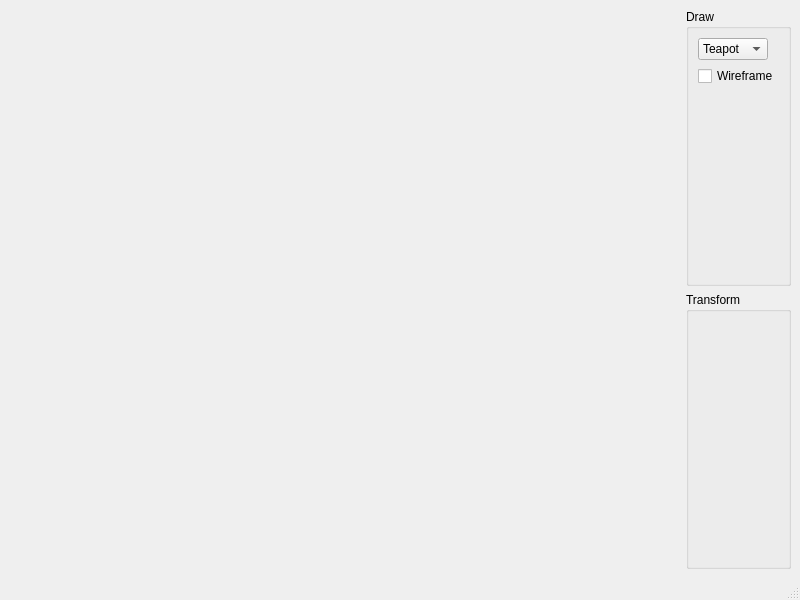
<?xml version="1.0" encoding="UTF-8"?>
<ui version="4.0">
 <class>MainWindow</class>
 <widget class="QMainWindow" name="MainWindow">
  <property name="geometry">
   <rect>
    <x>0</x>
    <y>0</y>
    <width>800</width>
    <height>600</height>
   </rect>
  </property>
  <property name="windowTitle">
   <string>Colossal</string>
  </property>
  <widget class="QWidget" name="centralwidget">
   <layout class="QGridLayout" name="s_mainWindowGridLayout">
    <item row="1" column="1">
     <widget class="QGroupBox" name="s_transformGB">
      <property name="title">
       <string>Transform</string>
      </property>
     </widget>
    </item>
    <item row="0" column="1">
     <widget class="QGroupBox" name="groupBox">
      <property name="title">
       <string>Draw</string>
      </property>
      <layout class="QFormLayout" name="formLayout">
       <property name="fieldGrowthPolicy">
        <enum>QFormLayout::AllNonFixedFieldsGrow</enum>
       </property>
       <item row="0" column="0">
        <widget class="QComboBox" name="m_objectSelection">
         <item>
          <property name="text">
           <string>Teapot</string>
          </property>
         </item>
         <item>
          <property name="text">
           <string>Sphere</string>
          </property>
         </item>
         <item>
          <property name="text">
           <string>Cube</string>
          </property>
         </item>
        </widget>
       </item>
       <item row="1" column="0">
        <widget class="QCheckBox" name="m_wireframe">
         <property name="text">
          <string>Wireframe</string>
         </property>
        </widget>
       </item>
      </layout>
     </widget>
    </item>
    <item row="0" column="0" rowspan="2">
     <spacer name="horizontalSpacer">
      <property name="orientation">
       <enum>Qt::Horizontal</enum>
      </property>
      <property name="sizeType">
       <enum>QSizePolicy::Expanding</enum>
      </property>
      <property name="sizeHint" stdset="0">
       <size>
        <width>43</width>
        <height>20</height>
       </size>
      </property>
     </spacer>
    </item>
   </layout>
  </widget>
  <widget class="QMenuBar" name="menubar">
   <property name="geometry">
    <rect>
     <x>0</x>
     <y>0</y>
     <width>800</width>
     <height>25</height>
    </rect>
   </property>
  </widget>
  <widget class="QStatusBar" name="statusbar"/>
 </widget>
 <resources/>
 <connections/>
</ui>
